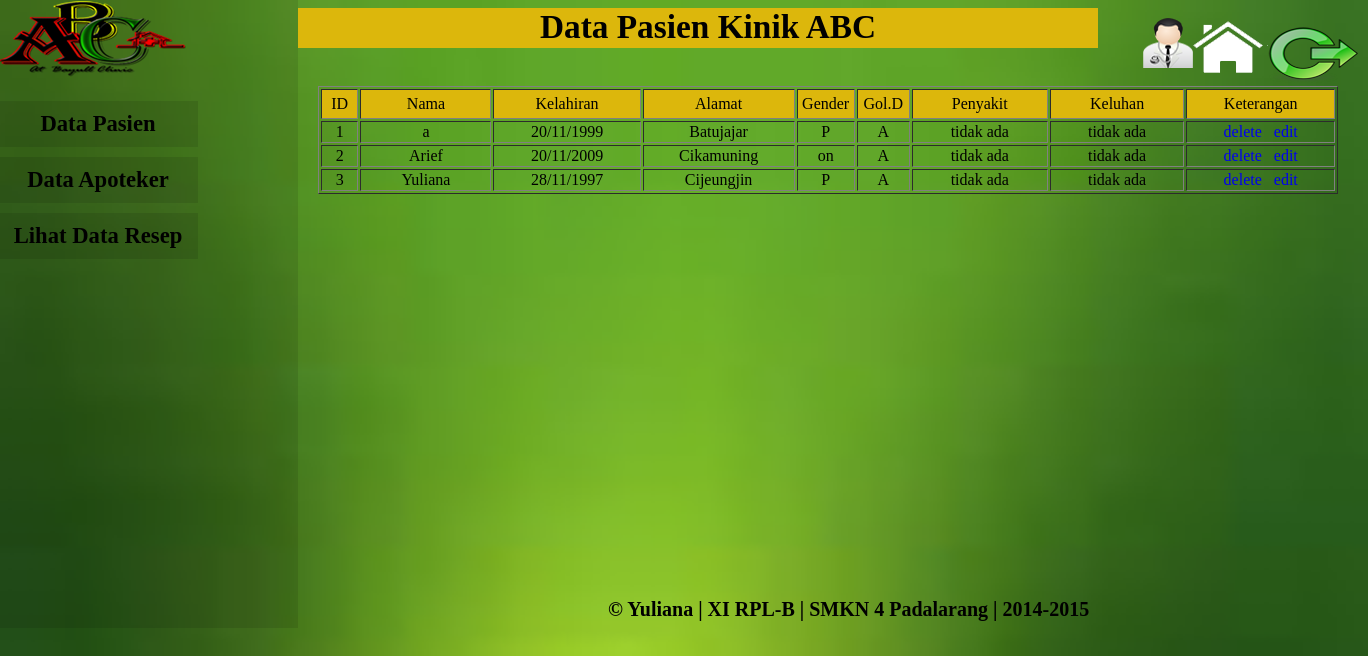
The app's page /Data-pasien-apt.php (signed in) with its own data.
### tables this page shows
CREATE TABLE IF NOT EXISTS `pasienbaru` (
  `nama` int(10) NOT NULL AUTO_INCREMENT,
  `namalengkap` varchar(30) NOT NULL,
  `alamat` varchar(30) NOT NULL,
  `lahir` varchar(30) NOT NULL,
  `gender` varchar(30) NOT NULL,
  `gol` varchar(30) NOT NULL,
  `penderita` varchar(30) NOT NULL,
  `keluhan` varchar(30) NOT NULL,
  PRIMARY KEY (`namalengkap`),
  UNIQUE KEY `nama` (`nama`)
);

### Data-pasien-apt.php (the view, shortened to what this page needs)
<html>
<head>
</head>
<body>
<link rel="stylesheet" type="text/css" href="style.css">
<div id="wrapper">
<div id="foot">
<div id="profile-apot">
</div>
<a href="home-apoteker.php"><div id="home">
</div></a>
<a href="index.php"><div id="logout">
</div></a>
<H5 class="judul">Data Pasien Kinik ABC
</div>
<div id="kotakkiri">
<div id="logo">
</div>
<?php
include("menu-apot.php");
?>
<div id="con">
<br>
<div id="tbl">
<table  border="1" class="textt" >
<tr>
<td class="no">ID</td>
<td class="table">Nama</td>
<td class="table">Kelahiran</td>
<td class="table">Alamat</td>
<td class="no">Gender</td>
<td class="no">Gol.D</td>
<td class="table">Penyakit</td>
<td class="table">Keluhan</td>
<td class="table">Keterangan</td>
</tr>
<?php
			$pasienbaru=mysql_query("select * from pasienbaru");
			$no=1;
			while($tampil=mysql_fetch_array($pasienbaru)){
				echo"<tr>";
				echo "<td>".$no."</td>";
				echo "<td>".$tampil['namalengkap']."</td>";
				echo "<td>".$tampil['lahir']."</td>";
				echo "<td>".$tampil['alamat']."</td>";
				echo "<td>".$tampil['gender']."</td>";
				echo "<td>".$tampil['gol']."</td>";
				echo "<td>".$tampil['penderita']."</td>";
					echo "<td>".$tampil['keluhan']."</td>";
				echo "<td><a href='Data-pasien.php?del=".$tampil['nama']."'>delete</a>";
				echo "&nbsp;&nbsp;&nbsp;<a href='update.php?del=".$tampil['nama']."'>edit</a></td>";
				echo "</tr>";
				$no++;
			}
		?>
		</table>
		</div>
</div>
<h5 class="footer"> &copy Yuliana | XI RPL-B | SMKN 4 Padalarang | 2014-2015
</body>
</html>

### menu-apot.php (shortened to what this page needs)
<div id="bungkus">
<a href="Data-pasien-apt.php"><div id="nav"><h6 class="text">Data Pasien</h6></a>
		</div>
		<a href="Data-apoteker.php"><div id="nav1"><h6 class="text">Data Apoteker</h6></a>
		</div>
		<a href="resep.php"><div id="nav1"><h6 class="text">Lihat Data Resep</h6></a>
		</div>

### style.css (style rules this page uses)
body { background-image:url("img/bg.png"); background-attachment: fixed; background-repeat: no-repeat; -webkit-background-size: cover; -moz-background-size: cover; -o-background-size: cover; background-size: cover; }
a { text-decoration:none }
.judul { margin:0; text-align:center; color::#dcb70c; font-family:agency fb; font-size:25pt; padding-left:20; }
.text { margin:0; text-align:center; font-family:agency fb; font-size:17pt; color:black; }
#wrapper { width: 1340px; height: 615; background-color:; float:center; }
#kotakkiri { width:300; height:637; float:left; background-color:rgba(0,0,0,0.1); margin-left:-10; position:fixed; margin-top:-57; }
#foot { width:800; height:40; background-color:#dcb70c; margin-left:290; }
#nav { width:200; background-color:rgba(0,0,0,0.1); transition:1s; margin-top:150; padding-top:10; padding-bottom:10; }
#nav1 { width:200; margin-top:2; background-color:rgba(0,0,0,0.1); transition:1s; padding-top:10; padding-bottom:10; margin-top:10; }
#con { width:1000; height:500; background-color:none; margin-left:300; margin-top:0; }
#tbl { width:1020; height:400; overflow:auto; float:center; margin-left:10; background-color:none; margin-top:20; }
#logo { width:200; height:150; background-image:url("img/hh.png"); margin-top:10; background-repeat: no-repeat; }
#bungkus { width:300; height:300; background-color:none; margin-top:-200; }
#profile-apot { width:50; height:50; background-image:url("img/dokter.png"); float:right; margin-right:-95; margin-top:10; }
#home { width:77; height:62; background-image:url("img/home1.png"); float:right; margin-right:-170; margin-top:10; }
#logout { width:90; height:70; background-image:url("img/keluar.png"); float:right; margin-right:-260; margin-top:10; }

### Data-pasien-apt.php (style rules this page uses)
.table { width:300; background-color:#dcb70c; }
.no { width:70; height:30; background-color:#dcb70c; }
.textt { font-family:lucida sans; font-size:12pt; color:black; text-align:center; }
.footer { font-family:agency fb; font-size:20; color:black; margin-left:600; margin-top:50; position:fixed; }

### records on screen
pasienbaru: namalengkap "a", lahir "20/11/1999", alamat "Batujajar", gender "P", gol "A", penderita "tidak ada", keluhan "tidak ada"
pasienbaru: namalengkap "Arief", lahir "20/11/2009", alamat "Cikamuning", gender "on", gol "A", penderita "tidak ada", keluhan "tidak ada"
pasienbaru: namalengkap "Yuliana", lahir "28/11/1997", alamat "Cijeungjin", gender "P", gol "A", penderita "tidak ada", keluhan "tidak ada"
